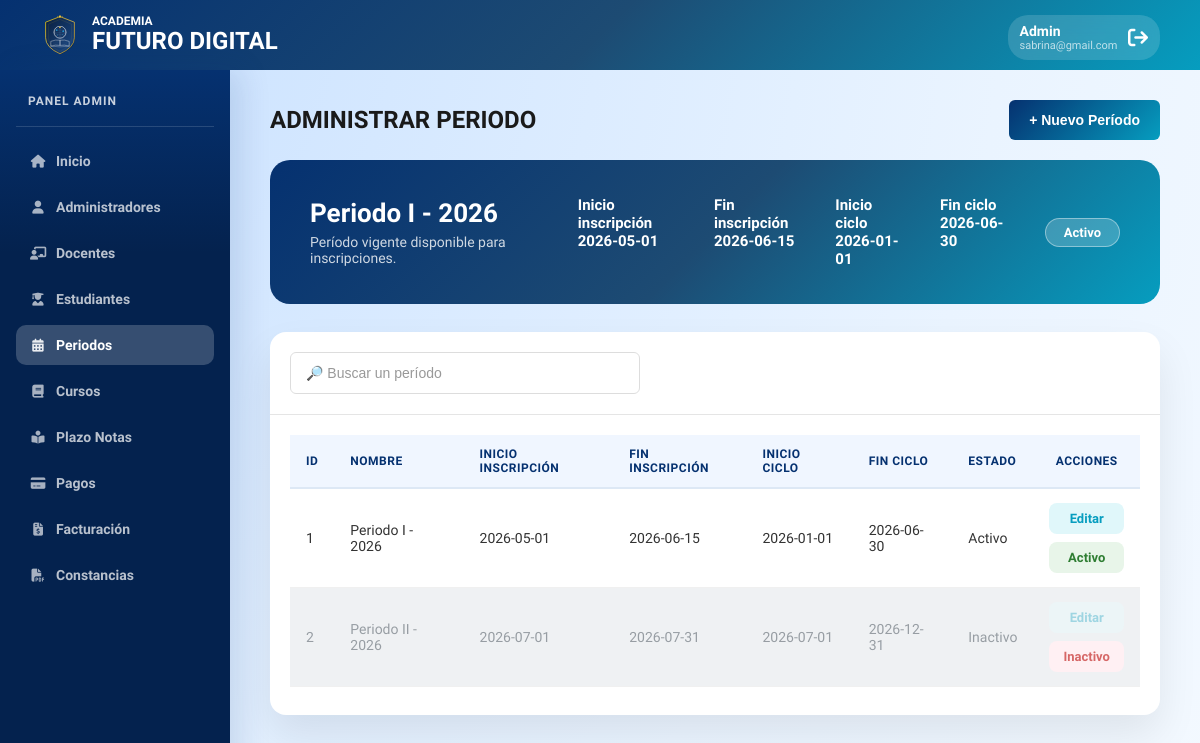
/admin-periodos.php (signed in), run on an earlier commit of the app's database.
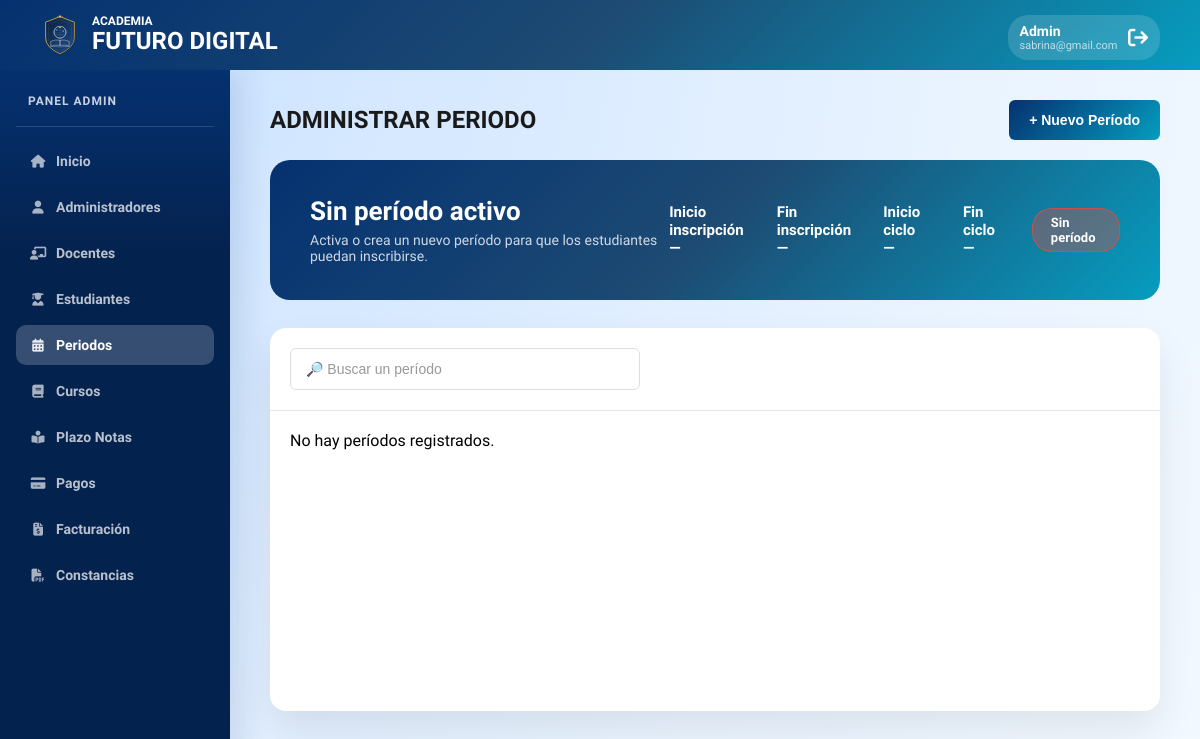
And on a later commit of the database.
### tables this page shows
CREATE TABLE `PeriodoInscripcion` (
    `id` int PRIMARY KEY NOT NULL AUTO_INCREMENT,
    `nombre` varchar(100) NOT NULL,
    `fechaInicio` date NOT NULL,
    `fechaFin` date NOT NULL,
    `fechaInicioCiclo` DATE NOT NULL,
    `fechaFinCiclo` DATE NOT NULL,
    `estado` tinyint(1) DEFAULT '0'
);

### mostrar-tabla-periodos.php (the view)
<?php
include('includes/conexion.php');
$columnasPeriodo = [];
$resColumnas = mysqli_query($conexion, "SHOW COLUMNS FROM PeriodoInscripcion");
if ($resColumnas) {
    while ($columna = mysqli_fetch_assoc($resColumnas)) {
        $columnasPeriodo[] = $columna['Field'];
    }
}
$tieneFechasCiclo = in_array('fechaInicioCiclo', $columnasPeriodo, true) && in_array('fechaFinCiclo', $columnasPeriodo, true);
$selectFechasCiclo = $tieneFechasCiclo ? ', fechaInicioCiclo, fechaFinCiclo' : ", NULL AS fechaInicioCiclo, NULL AS fechaFinCiclo";
$sql = "SELECT id, nombre, fechaInicio, fechaFin, estado $selectFechasCiclo
        FROM PeriodoInscripcion
        ORDER BY estado DESC, id DESC";
$resultado = mysqli_query($conexion, $sql);
if (mysqli_num_rows($resultado) > 0):
?>
<table class="data-table mobile-cards">
    <thead>
        <tr>
            <th>ID</th>
            <th>Nombre</th>
            <th>Inicio inscripción</th>
            <th>Fin inscripción</th>
            <th>Inicio ciclo</th>
            <th>Fin ciclo</th>
            <th>Estado</th>
            <th>Acciones</th>
        </tr>
    </thead>
    <tbody>
        <?php while($p = mysqli_fetch_assoc($resultado)):
            $esActivo = ($p['estado'] == 1);
        ?>
        <tr data-id="<?php echo $p['id']; ?>">
            <td data-label="ID"><?php echo $p['id']; ?></td>
            <td data-label="Nombre"><?php echo htmlspecialchars($p['nombre']); ?></td>
            <td data-label="Inicio inscripción"><?php echo htmlspecialchars($p['fechaInicio']); ?></td>
            <td data-label="Fin inscripción"><?php echo htmlspecialchars($p['fechaFin']); ?></td>
            <td data-label="Inicio ciclo"><?php echo $p['fechaInicioCiclo'] ? htmlspecialchars($p['fechaInicioCiclo']) : '—'; ?></td>
            <td data-label="Fin ciclo"><?php echo $p['fechaFinCiclo'] ? htmlspecialchars($p['fechaFinCiclo']) : '—'; ?></td>
            <td data-label="Estado">
                <?php echo $esActivo ? 'Activo' : 'Inactivo'; ?>
            </td>
            <td data-label="Acciones" class="acciones-cell">
                <div class="acciones-texto">
                    <a
                        href="#"
                        class="link-accion abrir-modal-periodo"
                        data-id="<?php echo $p['id']; ?>"
                        data-nombre="<?php echo htmlspecialchars($p['nombre']); ?>"
                        data-fecha_inicio="<?php echo htmlspecialchars($p['fechaInicio']); ?>"
                        data-fecha_fin="<?php echo htmlspecialchars($p['fechaFin']); ?>"
                        data-fecha_inicio_ciclo="<?php echo htmlspecialchars($p['fechaInicioCiclo'] ?? ''); ?>"
                        data-fecha_fin_ciclo="<?php echo htmlspecialchars($p['fechaFinCiclo'] ?? ''); ?>"
                        onclick="return false;"
                    >
                        Editar
                    </a>
                    <a
                        href="#"
                        class="link-accion btn-toggle-estado <?php echo $esActivo ? 'estado-activo' : 'estado-inactivo'; ?>"
                    >
                        <?php echo $esActivo ? 'Activo' : 'Inactivo'; ?>
                    </a>
                </div>
            </td>
        </tr>
        <?php endwhile; ?>
    </tbody>
</table>
<?php else: ?>
    <div class="mensaje-vacio">No hay períodos registrados.</div>
<?php endif; ?>

### admin-periodos.php (shortened to what the changed rows need)
<?php
include('includes/conexion.php');
$columnasPeriodo = [];
$resColumnas = mysqli_query($conexion, "SHOW COLUMNS FROM PeriodoInscripcion");
if ($resColumnas) {
    while ($columna = mysqli_fetch_assoc($resColumnas)) {
        $columnasPeriodo[] = $columna['Field'];
    }
}
$tieneFechasCiclo = in_array('fechaInicioCiclo', $columnasPeriodo, true) && in_array('fechaFinCiclo', $columnasPeriodo, true);
$selectFechasCiclo = $tieneFechasCiclo ? ', fechaInicioCiclo, fechaFinCiclo' : ", NULL AS fechaInicioCiclo, NULL AS fechaFinCiclo";
$sql_activo = "SELECT nombre, fechaInicio, fechaFin, estado $selectFechasCiclo
               FROM PeriodoInscripcion
               WHERE estado = 1
               LIMIT 1";
$result_activo = mysqli_query($conexion, $sql_activo);
$periodo_activo = mysqli_fetch_assoc($result_activo);
?>
<!DOCTYPE html>
<html lang="es">
<head>
    <link rel="stylesheet" href="https://cdnjs.cloudflare.com/ajax/libs/font-awesome/6.4.0/css/all.min.css">
    <link rel="stylesheet" href="css/stylesAdmin.css">
</head>
<body class="raleway-all">
    <main class="main">
        <div class="page-header">
            <h1 class="titulo">ADMINISTRAR PERIODO</h1>
        </div>
        <div class="banner">
            <div class="banner-texto">
                <h1><?php echo $periodo_activo ? htmlspecialchars($periodo_activo['nombre']) : 'Sin período activo'; ?></h1>
                <p>
                    <?php if ($periodo_activo): ?>
                        Período vigente disponible para inscripciones.
                    <?php else: ?>
                        Activa o crea un nuevo período para que los estudiantes puedan inscribirse.
                    <?php endif; ?>
                </p>
            </div>
            <div class="periodo-info">
                <div class="periodo-fechas">
                    <div>
                        <p><strong>Inicio inscripción</strong><br>
                            <?php echo $periodo_activo ? htmlspecialchars($periodo_activo['fechaInicio']) : '—'; ?>
                        </p>
                    </div>
                    <div>
                        <p><strong>Fin inscripción</strong><br>
                            <?php echo $periodo_activo ? htmlspecialchars($periodo_activo['fechaFin']) : '—'; ?>
                        </p>
                    </div>
                    <div>
                        <p><strong>Inicio ciclo</strong><br>
                            <?php echo $periodo_activo && $periodo_activo['fechaInicioCiclo'] ? htmlspecialchars($periodo_activo['fechaInicioCiclo']) : '—'; ?>
                        </p>
                    </div>
                    <div>
                        <p><strong>Fin ciclo</strong><br>
                            <?php echo $periodo_activo && $periodo_activo['fechaFinCiclo'] ? htmlspecialchars($periodo_activo['fechaFinCiclo']) : '—'; ?>
                        </p>
                    </div>
                </div>
                <?php
                    $estadoTexto = $periodo_activo ? 'Activo' : 'Sin período';
                    $estadoClase = $periodo_activo ? 'activo' : 'sin-periodo';
                ?>
                <span class="estado-periodo <?php echo $estadoClase; ?>">
                    <?php echo $estadoTexto; ?>
                </span>
            </div>
        </div>
        <div class="card">
            <div class="tabla-placeholder">
                <?php include('mostrar-tabla-periodos.php'); ?>
            </div>
        </div>
    </main>
</body>
</html>

What changed in the data, as far as the page shows it:
removed periodoinscripcion: nombre "Periodo I - 2026", fechaInicio "2026-05-01", fechaFin "2026-06-15", fechaInicioCiclo "2026-01-01", fechaFinCiclo "2026-06-30", id "1", estado "Activo"
removed periodoinscripcion: id "2", nombre "Periodo II - 2026", fechaInicio "2026-07-01", fechaFin "2026-07-31", fechaInicioCiclo "2026-07-01", fechaFinCiclo "2026-12-31", estado "Inactivo"
Also different on the page:
$estadoTexto: "Activo" → "Sin período"
text no longer shown: "Período vigente disponible para inscripciones. ID NOMBRE INICIO INSCRIPCIÓN FIN INSCRIPCIÓN INICIO CICLO FIN CICLO ESTADO ACCIONES"
text now shown: "Sin período activo Activa o crea un nuevo período para que los estudiantes puedan inscribirse. — — — — No hay períodos registrados."
